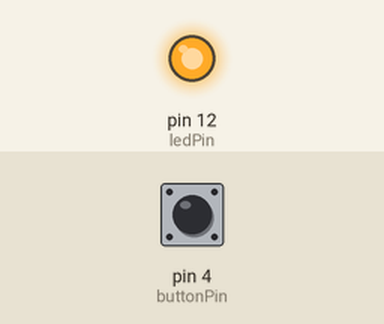
Bench run of a sketch on a simulated Arduino Uno, built with avr-gcc and run on an emulated ATmega328P. Parts: output pins drawn as LEDs (lit = HIGH). Inputs (shaded band) come from the test bench; at power-on: pin 4 (buttonPin) LOW. What the sketch prints to the serial monitor is not drawn.

Above: at 1.2 s.
1.3 s: pin 4 (buttonPin) pulled HIGH for 0.15 s
At 1.38 s:
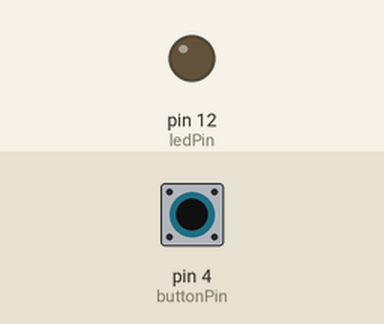
2.9 s: pin 4 (buttonPin) pulled HIGH for 3.2 s
At 6.9 s:
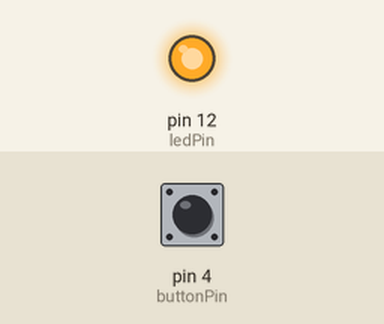
Timing chart, 0 to 8.4 s (numbered marks = the images above; inputs shaded):
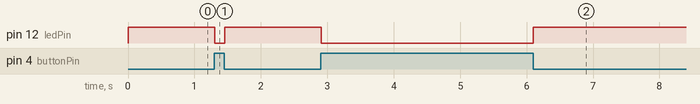

Measured:
- after the input at 1.3 s, pin 12 (ledPin): HIGH → LOW at once, → HIGH 0.15 s later
- after the input at 2.9 s, pin 12 (ledPin): HIGH → LOW at once, → HIGH 3.2 s later

The sketch:

BotonConResistenciaPullUp.ino
```cpp
//RESISTENCIA PULL UP , LA RESISTENCIA VA EN EL POSITIVO
//SE REALIZA UNA LECTURA DIGITAL
//BOTON SIN PRESIONAR =1
//BOTON PRESIONADO =0
int buttonPin = 4;  //Se manda a un pin digital
int ledPin = 12;
int buttonRead;


void setup() {
  // put your setup code here, to run once:
  Serial.begin(9600);
  pinMode(ledPin, OUTPUT);
  pinMode(buttonPin, INPUT);
}

void loop() {

  buttonRead = digitalRead(buttonPin);  //lectura digital
  Serial.println(buttonRead);

  if (buttonRead == 1) {

    digitalWrite(ledPin, LOW);

  } else if (buttonRead == 0) {

    digitalWrite(ledPin, HIGH);
  }
}
```
